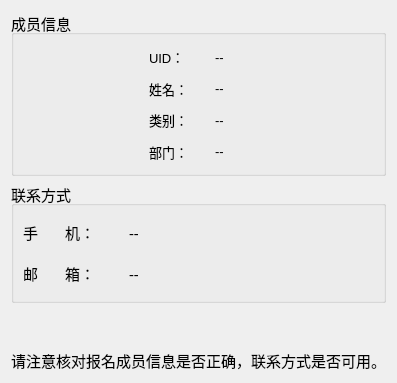
          <widget class="QWidget" name="tab_3">
           <attribute name="title">
            <string>报名成员信息</string>
           </attribute>
           <layout class="QGridLayout" name="gridLayout_84">
            <item row="0" column="0">
             <widget class="QGroupBox" name="groupBox_38">
              <property name="font">
               <font>
                <pointsize>11</pointsize>
               </font>
              </property>
              <property name="title">
               <string>成员信息</string>
              </property>
              <layout class="QGridLayout" name="gridLayout_82">
               <item row="0" column="0" rowspan="4">
                <widget class="QLabel" name="activityManage_avatar">
                 <property name="minimumSize">
                  <size>
                   <width>120</width>
                   <height>120</height>
                  </size>
                 </property>
                 <property name="maximumSize">
                  <size>
                   <width>120</width>
                   <height>120</height>
                  </size>
                 </property>
                 <property name="font">
                  <font>
                   <family>微软雅黑</family>
                   <pointsize>16</pointsize>
                  </font>
                 </property>
                 <property name="styleSheet">
                  <string notr="true">margin:5px;</string>
                 </property>
                 <property name="pixmap">
                  <pixmap resource="resource.qrc">:/images/color_icon/user.svg</pixmap>
                 </property>
                 <property name="scaledContents">
                  <bool>true</bool>
                 </property>
                </widget>
               </item>
               <item row="0" column="1">
                <widget class="QLabel" name="label_76">
                 <property name="maximumSize">
                  <size>
                   <width>60</width>
                   <height>35</height>
                  </size>
                 </property>
                 <property name="font">
                  <font>
                   <pointsize>10</pointsize>
                  </font>
                 </property>
                 <property name="text">
                  <string>UID：</string>
                 </property>
                </widget>
               </item>
               <item row="0" column="2">
                <widget class="QLabel" name="label_actMemUid">
                 <property name="maximumSize">
                  <size>
                   <width>16777215</width>
                   <height>30</height>
                  </size>
                 </property>
                 <property name="font">
                  <font>
                   <pointsize>10</pointsize>
                  </font>
                 </property>
                 <property name="text">
                  <string>--</string>
                 </property>
                </widget>
               </item>
               <item row="1" column="1">
                <widget class="QLabel" name="label_79">
                 <property name="maximumSize">
                  <size>
                   <width>60</width>
                   <height>35</height>
                  </size>
                 </property>
                 <property name="font">
                  <font>
                   <pointsize>10</pointsize>
                  </font>
                 </property>
                 <property name="text">
                  <string>姓名：</string>
                 </property>
                </widget>
               </item>
               <item row="1" column="2">
                <widget class="QLabel" name="label_actMemName">
                 <property name="maximumSize">
                  <size>
                   <width>16777215</width>
                   <height>30</height>
                  </size>
                 </property>
                 <property name="font">
                  <font>
                   <pointsize>10</pointsize>
                  </font>
                 </property>
                 <property name="text">
                  <string>--</string>
                 </property>
                </widget>
               </item>
               <item row="2" column="1">
                <widget class="QLabel" name="label_78">
                 <property name="maximumSize">
                  <size>
                   <width>60</width>
                   <height>35</height>
                  </size>
                 </property>
                 <property name="font">
                  <font>
                   <pointsize>10</pointsize>
                  </font>
                 </property>
                 <property name="text">
                  <string>类别：</string>
                 </property>
                </widget>
               </item>
               <item row="2" column="2">
                <widget class="QLabel" name="label_actMemGroup">
                 <property name="maximumSize">
                  <size>
                   <width>16777215</width>
                   <height>30</height>
                  </size>
                 </property>
                 <property name="font">
                  <font>
                   <pointsize>10</pointsize>
                  </font>
                 </property>
                 <property name="text">
                  <string>--</string>
                 </property>
                </widget>
               </item>
               <item row="3" column="1">
                <widget class="QLabel" name="label_77">
                 <property name="maximumSize">
                  <size>
                   <width>60</width>
                   <height>35</height>
                  </size>
                 </property>
                 <property name="font">
                  <font>
                   <pointsize>10</pointsize>
                  </font>
                 </property>
                 <property name="text">
                  <string>部门：</string>
                 </property>
                </widget>
               </item>
               <item row="3" column="2">
                <widget class="QLabel" name="label_actMemDpt">
                 <property name="maximumSize">
                  <size>
                   <width>16777215</width>
                   <height>30</height>
                  </size>
                 </property>
                 <property name="font">
                  <font>
                   <pointsize>10</pointsize>
                  </font>
                 </property>
                 <property name="text">
                  <string>--</string>
                 </property>
                 <property name="wordWrap">
                  <bool>false</bool>
                 </property>
                </widget>
               </item>
              </layout>
             </widget>
            </item>
            <item row="2" column="0">
             <spacer name="verticalSpacer_7">
              <property name="orientation">
               <enum>Qt::Vertical</enum>
              </property>
              <property name="sizeHint" stdset="0">
               <size>
                <width>20</width>
                <height>40</height>
               </size>
              </property>
             </spacer>
            </item>
            <item row="1" column="0">
             <widget class="QGroupBox" name="groupBox_43">
              <property name="font">
               <font>
                <pointsize>11</pointsize>
               </font>
              </property>
              <property name="title">
               <string>联系方式</string>
              </property>
              <layout class="QGridLayout" name="gridLayout_83">
               <item row="0" column="0">
                <widget class="QLabel" name="label_81">
                 <property name="minimumSize">
                  <size>
                   <width>0</width>
                   <height>35</height>
                  </size>
                 </property>
                 <property name="maximumSize">
                  <size>
                   <width>100</width>
                   <height>16777215</height>
                  </size>
                 </property>
                 <property name="font">
                  <font>
                   <family>微软雅黑</family>
                   <pointsize>11</pointsize>
                  </font>
                 </property>
                 <property name="text">
                  <string>手       机：</string>
                 </property>
                </widget>
               </item>
               <item row="0" column="1">
                <widget class="QLabel" name="label_actTel">
                 <property name="minimumSize">
                  <size>
                   <width>160</width>
                   <height>35</height>
                  </size>
                 </property>
                 <property name="font">
                  <font>
                   <family>微软雅黑</family>
                   <pointsize>11</pointsize>
                  </font>
                 </property>
                 <property name="text">
                  <string>--</string>
                 </property>
                </widget>
               </item>
               <item row="1" column="0">
                <widget class="QLabel" name="label_80">
                 <property name="minimumSize">
                  <size>
                   <width>0</width>
                   <height>35</height>
                  </size>
                 </property>
                 <property name="maximumSize">
                  <size>
                   <width>100</width>
                   <height>16777215</height>
                  </size>
                 </property>
                 <property name="font">
                  <font>
                   <family>微软雅黑</family>
                   <pointsize>11</pointsize>
                  </font>
                 </property>
                 <property name="text">
                  <string>邮       箱：</string>
                 </property>
                </widget>
               </item>
               <item row="1" column="1">
                <widget class="QLabel" name="label_actMail">
                 <property name="minimumSize">
                  <size>
                   <width>160</width>
                   <height>35</height>
                  </size>
                 </property>
                 <property name="font">
                  <font>
                   <family>微软雅黑</family>
                   <pointsize>11</pointsize>
                  </font>
                 </property>
                 <property name="text">
                  <string>--</string>
                 </property>
                 <property name="wordWrap">
                  <bool>true</bool>
                 </property>
                </widget>
               </item>
              </layout>
             </widget>
            </item>
            <item row="3" column="0">
             <widget class="QLabel" name="label_82">
              <property name="font">
               <font>
                <pointsize>11</pointsize>
               </font>
              </property>
              <property name="text">
               <string>请注意核对报名成员信息是否正确，联系方式是否可用。</string>
              </property>
             </widget>
            </item>
           </layout>
          </widget>
